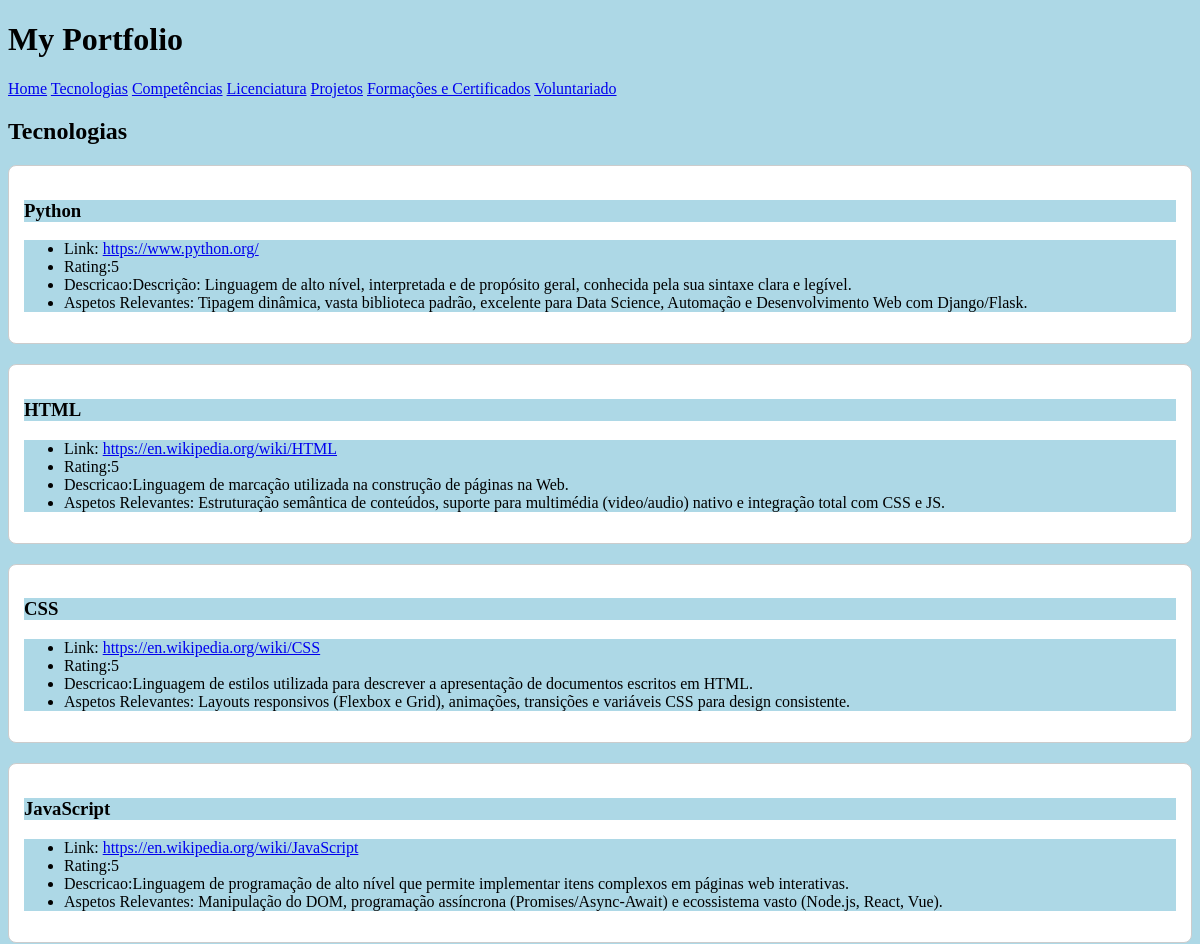
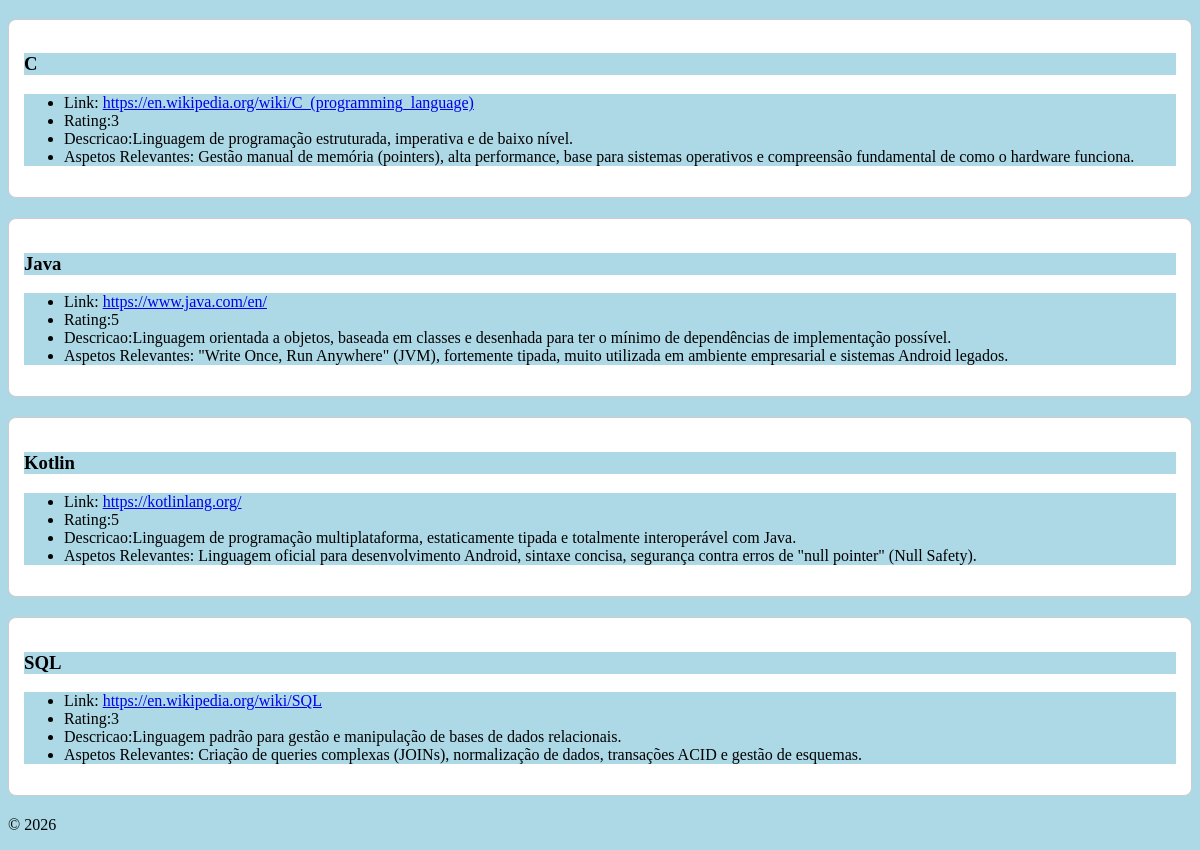
Screenshot of /tecnologias/ with the database file from the repository (2 pictures, top to bottom).
### portfolio/models.py (models this page shows, shortened)
class Tecnologia(models.Model):
    nome = models.CharField(max_length=100)
    logo = models.FileField(upload_to='tecnologias/', blank=True, null=True)
    link = models.URLField(blank=True)
    rating = models.IntegerField(default=0)
    descricao = models.TextField()
    aspetos_relevantes = models.TextField()
    competencias = models.ManyToManyField('Competencia', related_name='tecnologias', blank=True)

### portfolio/views.py (the view)
# urls.py: path('tecnologias/', views.tecnologias_view, name="tecnologias"),
def tecnologias_view(request):
    tecnologias = Tecnologia.objects.all()
    return render(request, 'portfolio/tecnologias.html',{'tecnologias':tecnologias})

### portfolio/templates/portfolio/tecnologias.html
{% extends "portfolio/index.html" %}
{% block content %}
    <h2>Tecnologias</h2>
    <section>
    {% for tecnologia in tecnologias %}
    <article class="articleTecnologias">
        <header>
            <h3>{{ tecnologia.nome }}</h3>
        </header>
        <section class="sections">
            <ul>
                <li>Link: <a href="{{tecnologia.link}}" target="_blank">{{tecnologia.link}}</a></li>
                <li>Rating:{{tecnologia.rating}}</li>
                <li>Descricao:{{tecnologia.descricao}}</li>
                <li>Aspetos Relevantes: {{tecnologia.aspetos_relevantes}}</li>
            </ul>
        </section>
    </article>
    {% endfor %}
    </section>
{% endblock %}

### portfolio/static/portfolio/indexStyle.css (style rules this page uses)
* { background-color: lightblue; }
.articleTecnologias { background-color: white; margin: 20px 0; padding: 15px; border-radius: 8px; border: 1px solid #ccc; x: 1000; }

### rows the page displays
Tecnologia: nome "Python", link "https://www.python.org/", rating "5", descricao "Descrição: Linguagem de alto nível, interpretada e de propósito geral, conhecida pela sua sintaxe clara e legível.", aspetos_relevantes "Tipagem dinâmica, vasta biblioteca padrão, excelente para Data Science, Automação e Desenvolvimento Web com Django/Flask."
Tecnologia: nome "HTML", link "https://en.wikipedia.org/wiki/HTML", rating "5", descricao "Linguagem de marcação utilizada na construção de páginas na Web.", aspetos_relevantes "Estruturação semântica de conteúdos, suporte para multimédia (video/audio) nativo e integração total com CSS e JS."
Tecnologia: nome "CSS", link "https://en.wikipedia.org/wiki/CSS", rating "5", descricao "Linguagem de estilos utilizada para descrever a apresentação de documentos escritos em HTML.", aspetos_relevantes "Layouts responsivos (Flexbox e Grid), animações, transições e variáveis CSS para design consistente."
Tecnologia: nome "JavaScript", link "https://en.wikipedia.org/wiki/JavaScript", rating "5", descricao "Linguagem de programação de alto nível que permite implementar itens complexos em páginas web interativas.", aspetos_relevantes "Manipulação do DOM, programação assíncrona (Promises/Async-Await) e ecossistema vasto (Node.js, React, Vue)."
Tecnologia: nome "C", link "https://en.wikipedia.org/wiki/C_(programming_language)", rating "3", descricao "Linguagem de programação estruturada, imperativa e de baixo nível.", aspetos_relevantes "Gestão manual de memória (pointers), alta performance, base para sistemas operativos e compreensão fundamental de como o hardware funciona."
Tecnologia: nome "Java", link "https://www.java.com/en/", rating "5", descricao "Linguagem orientada a objetos, baseada em classes e desenhada para ter o mínimo de dependências de implementação possível.", aspetos_relevantes "\"Write Once, Run Anywhere\" (JVM), fortemente tipada, muito utilizada em ambiente empresarial e sistemas Android legados."
Tecnologia: nome "Kotlin", link "https://kotlinlang.org/", rating "5", descricao "Linguagem de programação multiplataforma, estaticamente tipada e totalmente interoperável com Java.", aspetos_relevantes "Linguagem oficial para desenvolvimento Android, sintaxe concisa, segurança contra erros de \"null pointer\" (Null Safety)."
Tecnologia: nome "SQL", link "https://en.wikipedia.org/wiki/SQL", rating "3", descricao "Linguagem padrão para gestão e manipulação de bases de dados relacionais.", aspetos_relevantes "Criação de queries complexas (JOINs), normalização de dados, transações ACID e gestão de esquemas."
